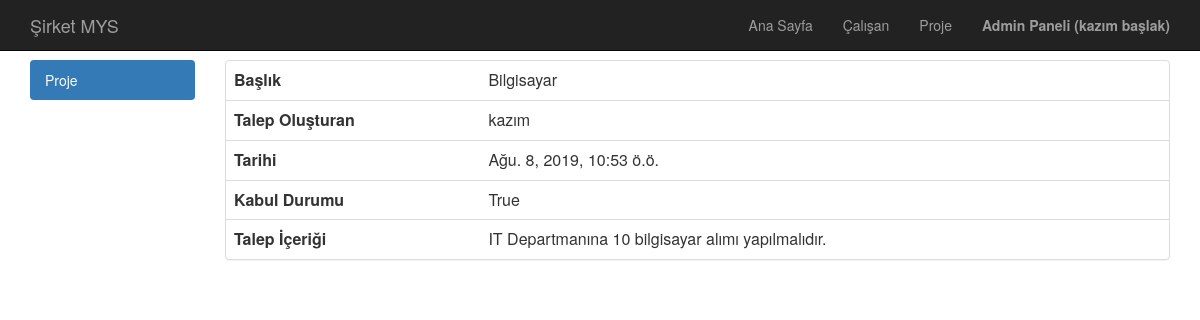
The app's page /proje/talep/1/ (signed in) with its own data.
### proje/models.py (models this page shows, shortened)
class Talep(models.Model):
    calisan =  models.ForeignKey('calisan.Calisan',related_name='TalepCalisan',on_delete=models.CASCADE, verbose_name="Çalışan")
    baslik = models.CharField(max_length=150,verbose_name="Başlık")
    proje = models.ForeignKey('Proje',related_name='TalepProje',on_delete=models.CASCADE,verbose_name="Proje")
    text = models.TextField(verbose_name="Açıklama")
    tarihi = models.DateTimeField(auto_now_add=True)
    kabulDurumu = models.NullBooleanField(verbose_name="Kabul Durumu")
    maliyet = models.PositiveIntegerField(verbose_name="Maliyet")

### calisan/models.py (models this page shows, shortened)
class Calisan(models.Model):
    user = models.ForeignKey('auth.user', related_name='kullanici', on_delete=models.CASCADE, verbose_name = "Kullanıcı")
    tel = models.CharField(max_length = 10,verbose_name = "Telefon")
    yetki = models.ForeignKey('Yetki', related_name='yetki', on_delete=models.CASCADE,verbose_name = "Yetki")
    sgkNo = models.CharField(max_length=13, verbose_name = "Sgk No")
    maas = models.PositiveIntegerField()
    image = models.ImageField(null=True, blank=True)#imageField kullanmak için Pillow kütüphanesi yüklenmelidir. Sonrasında veritabanına veriler aktarılmalı. pip install Pillow
    slug = models.SlugField(unique = True,editable = False, max_length= 160)

### proje/views.py (the view, shortened to what this page needs)
# urls.py: path('talep/<int:id>/',talepDetail,name='talepDetail'),
def talepDetail(request,id):
    yetki = getAuthorization(request,"talep")
    if yetki == -1:
        messages.warning(request,"Erişim için giriş yapınız.")
        return redirect("/admin")
    if not canView(yetki):
        messages.warning(request,"Talep bilgilerine erişim yetkiniz yoktur.")
        return redirect("proje:index")
    talep = get_object_or_404(Talep,id = id)
    context = {
        'talep':talep,
    }
    return render(request,"proje/talepdetay.html",context)

### calisan/models.py (called while the page is built, shortened)
def getAuthorization(request,name):
    u = request.user
    yetki = 0
    if not u.is_authenticated:
        return -1
    elif u.is_superuser:
        return 15

def canView(authorization):
    return authorization >= 8

### templates/proje/talepdetay.html (shortened to what this page needs)
{% extends "base.html" %}
{% block body %}
    {%if request.user.is_authenticated %}
        <div class="container">
            <div class="row">
                {% include "proje/leftnav.html" %}
                <div class="col-sm-10">
                    <div class="row">
                        <div class="col-sm-12">
                            <div class="panel panel-default">
                                <table class="table">
                                    <tr>
                                        <th>Başlık</th>
                                        <td>{{ talep.baslik }}</td>
                                        <td></td>
                                    </tr>
                                    <tr>
                                        <th>Talep Oluşturan</th>
                                        <td>{{ talep.calisan.user.first_name }}</td>
                                        <td></td>
                                    </tr>
                                    <tr>
                                        <th>Tarihi</th>
                                        <td>{{ talep.tarihi }}</td>
                                        <td></td>
                                    </tr>
                                    <tr>
                                        <th>Kabul Durumu</th>
                                        <td>{{ talep.kabulDurumu }}</td>
                                        <td>
                                        </td>
                                    </tr>
                                    <tr>
                                        <th>Talep İçeriği</th>
                                        <td>{{ talep.text }}</td>
                                        <td></td>
                                    </tr>
                                </table>
                            </div>
                        </div>
                    </div>
                </div>
            </div>
        </div>
    {%endif%}
{% endblock body %}

### templates/header.html (shortened to what this page needs)
<head>
</head>
<nav class="navbar navbar-inverse navbar-fixed-top" role="banner">
    <div class="container">
        <div class="navbar-header">
            <a href="{% url 'home:index'%}" class="navbar-brand">Şirket MYS</a>
        </div>
        <nav class="collapse navbar-collapse" role="navigation">
            <ul class="nav navbar-nav navbar-right">
                <li><a href="{% url 'home:index'%}">Ana Sayfa</a></li>
                <li><a href="{% url 'calisan:index' %}">Çalışan</a></li>
                <li><a href="{% url 'proje:index' %}">Proje</a></li>
                <li><a href="/admin"><b>Admin Paneli ({{ request.user.get_full_name }})</b></a></li>
            </ul>
        </nav>
    </div>
</nav>

### static/css/style.css (style rules this page uses)
body { margin-top: 60px; }

### records on screen
Talep: baslik "Bilgisayar", calisan.user.first_name "kazım", tarihi "Ağu. 8, 2019, 10:53 ö.ö.", kabulDurumu "True", text "IT Departmanına 10 bilgisayar alımı yapılmalıdır."

### other values on screen
{{ request.user.get_full_name }} "kazım başlak"
